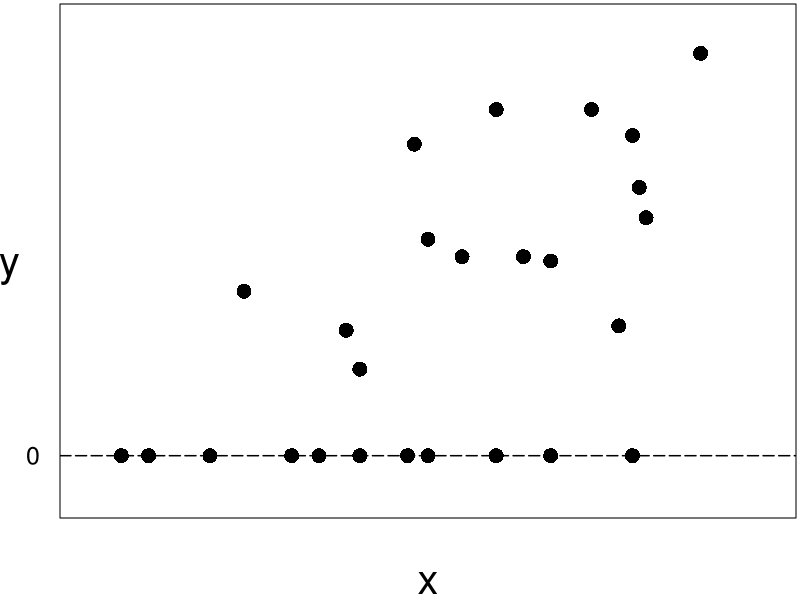

Recreate this plot in R. (Note: this script raises an error after producing the figure.)
## ---- chunk 1

#  FIGURE 16,1 and 6.3
pointsxy<-matrix(c(5,0,9,0,18,0,30,0,34,0,40,0,47,0,
                   50,0,60,0,68,0,80,0,40,20,50,50,55,46,60,80,
                   80,74,74,80,38, 29,78,30,90,93,81,62,68,45,48,72,
                   64,46,82,55,23,38),ncol=2,byrow=TRUE)

par(mar=c(4.1,3,.2,.2))
plot(pointsxy,type="p",pch=16,cex=2,xlim=c(0,100),
    ylim=c(-10,100),xlab="x",ylab="",xaxt="n",yaxt="n",cex.lab=2.5)
mtext("y",side=2,line=2,las=1,cex=2.5)
axis(2,at=c(0),tick=FALSE,las=1,cex.axis=1.5)
abline(a=0,b=0,lty="longdash",lwd=1.5)

## ---- chunk 2
# Table 16.1
Hexpend <- read.csv("CSVData/HealthExpend.csv", header=TRUE)
#Hexpend  <- read.csv("../../CSVData/HealthExpend.csv", header=TRUE)

attach(Hexpend)
#  RECODE A FEW VARIABLES ;
ASIAN  <- 1*(RACE1==1)
BLACK  <- 1*(RACE1==2)
NATIVE <- 1*(RACE1==3)
WHITE  <- 1-ASIAN-BLACK-NATIVE   # combined other and white

NORTHEAST <- 1*(REGION1==1)
MIDWEST   <- 1*(REGION1==2)
SOUTH     <- 1*(REGION1==3)
WEST      <- 1-NORTHEAST-MIDWEST-SOUTH

HIGHSCHOOL<- 1*(EDUC1==1)
COLLEGE   <- 1*(EDUC1==2)
LOWERHS   <- 1-HIGHSCHOOL-COLLEGE

POOR     <- 1*(PHSTAT1==4)
FAIR     <- 1*(PHSTAT1==3)
GOOD     <- 1*(PHSTAT1==2)
VGOOD    <- 1*(PHSTAT1==1)
EXCELLNT <- 1-POOR-FAIR-GOOD-VGOOD

NPOOR    <- 1*(INCOME1==1)
LINCOME  <- 1*(INCOME1==2)
MINCOME  <- 1*(INCOME1==3)
HINCOME  <- 1*(INCOME1==4)
POORNEG  <- 1-NPOOR-LINCOME-MINCOME-HINCOME

COUNT    <- COUNTIP
EXP      <- EXPENDIP

POSEXP   <- 1*(EXP>0)
LNEXP    <- ifelse(EXP>0,log(EXP),0)
LOWERBOUND <- ifelse(EXP>0, LNEXP,'')  

RaceFactor   <- cbind(ASIAN, BLACK, NATIVE, WHITE)
RegionFactor <- cbind(NORTHEAST, MIDWEST, SOUTH, WEST)
EducFactor   <- cbind(HIGHSCHOOL, COLLEGE, LOWERHS)
PhstatFactor <- cbind(POOR,FAIR,GOOD,VGOOD,EXCELLNT)
IncomeFactor <- cbind(NPOOR,LINCOME,MINCOME,HINCOME,POORNEG)
PersonLevel  <- cbind(Hexpend, RaceFactor, RegionFactor, EducFactor,
                      PhstatFactor, IncomeFactor, COUNT,EXP, POSEXP,
                      LNEXP, LOWERBOUND)

detach(Hexpend)

Hexpend$POSEXP   <- 1*(Hexpend$EXPENDIP>0)
Hexpend$LNEXP <- ifelse(Hexpend$EXPENDIP>0,log(Hexpend$EXPENDIP),0)

detach("package:Hmisc", unload = TRUE)
library(dplyr)

# Summarize using dplyr
summary_by_group <- function(group){
    Hexpend %>%
  group_by(!!sym(group)) %>%
  summarize(
    Propn = 100 * n() /dim(Hexpend)[1], 
    Mean1 = mean(LNEXP),
    Mean2 = mean(POSEXP),
    Mean3 = Mean1 / Mean2
  ) %>%
  rename("Var" = group )
    }
# summary_by_group(group = "GENDER")
# 
# summary_by_group(group = "RACE1")


# POSITIVE EXPENDITURES ;
PersonLevelPOSEXP <-subset(PersonLevel, POSEXP==1)


TabGender <- summary_by_group(group = "GENDER")
Label <- c("MALE","FEMALE")
Table161Gender <- cbind(TabGender,Label)

TabRace <- summary_by_group(group = "RACE1")
Label <- c("OTHERS","ASIAN","BLACK","NATIVE","WHITE")
Table161Race <- cbind(TabRace,Label)

TabRegion <- summary_by_group(group = "REGION1")
Label <- c("WEST","NORTHEAST","MIDWEST","SOUTH")
Table161Region <- cbind(TabRegion,Label)

TabEduc <- summary_by_group(group = "EDUC1")
Label <- c("LOWERHS","HIGHSCHOOL","COLLEGE")
Table161Educ <- cbind(TabEduc,Label)

TabPhstat <- summary_by_group(group = "PHSTAT1")
Label <- c("EXCELLENT","VGOOD","GOOD","FAIR","POOR")
Table161Phstat <- cbind(TabPhstat,Label)

TabMnh <- summary_by_group(group = "MNHPOOR")
Label <- c("GOOD","POOR")
Table161Mnh <- cbind(TabMnh,Label)

TabAnylimit <- summary_by_group(group = "ANYLIMIT")
Label <- c("NO","YES")
Table161Anylimit <- cbind(TabAnylimit,Label)

TabIncome <- summary_by_group(group = "INCOME1")
Label <- c("POOR","NPOOR","LINCOME","MINCOME","HINCOME")
Table161Income <- cbind(TabIncome,Label)

TabInsure <- summary_by_group(group = "insure")
Label <- c("UNINSURED","INSURED")
Table161Insure <- cbind(TabInsure,Label)

# CREATE TABLE 16.1
Table161n <- rbind(Table161Gender, Table161Race, Table161Region, Table161Educ,
                   Table161Phstat, Table161Mnh, Table161Anylimit,
                   Table161Income, Table161Insure)
Category <- c("GENDER"," ","RACE"," "," "," "," ",
              "REGION"," "," "," ", "EDUCATION"," "," ",
              "PHSTAT"," "," "," "," ", 
              "MNHEALTH"," ", "ANYLIMIT"," ", 
              "INCOME"," "," "," "," ", "INSURED", " ")
Table161 <- cbind(Category,Table161n)

knitr::kable(Table161, digits = 2)

## ---- chunk 3
# Table 16.2
#Hexpend <- read.csv("CSVData/HealthExpend.csv", header=TRUE)
#Hexpend  <- read.csv("../../CSVData/HealthExpend.csv", header=TRUE)

#  TABLE 16.2 OLS REGRESSION ;

modelOLS <- lm(LNEXP ~ AGE+GENDER+ASIAN+BLACK+NATIVE+NORTHEAST+MIDWEST+SOUTH +
                COLLEGE+HIGHSCHOOL+POOR+FAIR+GOOD+VGOOD+MNHPOOR+ANYLIMIT+HINCOME+MINCOME+
                LINCOME+NPOOR+insure, data=PersonLevel)
OLSSum <- summary(modelOLS)
#OLSSum

# The above result replicates the parameter estimates given in Table 16.2
# But the standard errors and t ratios are slightly different
# That's because glm model in R uses "reml" to compute the standard errors
# while the result given by Table 16.2 is based on a "ml" method
# To replicate the result, run the following function

# coefficients=result given by glm, n=number of observations, k=number of regressors including intercept;
SummaryML <- function(coefficients, n, k)  {
   Estimate  <- coefficients[,1]
   Std_Error <- coefficients[,2] * sqrt((n-k)/n)
   t_Ratio   <- coefficients[,3] * sqrt(n/(n-k))
   coeffML   <- cbind(Estimate, Std_Error, t_Ratio)
   return(coeffML)
   }

modelOlsML <- SummaryML(OLSSum$coefficients,2000,22)
#modelOlsML

#  TABLE 16.2 TOBIT REGRESSION ;
library(survival)
modelTobit <- survreg(Surv(LNEXP,LNEXP>0,type="left") ~ AGE+GENDER+ASIAN+BLACK+
                      NATIVE+NORTHEAST+MIDWEST+SOUTH+COLLEGE+HIGHSCHOOL+POOR+
                      FAIR+GOOD+VGOOD+MNHPOOR+ANYLIMIT+HINCOME+MINCOME+
                      LINCOME+NPOOR+insure, dist="gaussian", data=PersonLevel)
TobitSum <- summary(modelTobit)
#TobitSum

# TABLE 16.2 HECKMAN TWO-STAGE ALGORITHM ; 
# STAGE 1 - PROBIT MODEL
model1S <- glm(POSEXP ~ AGE+GENDER+ASIAN+BLACK+NATIVE+NORTHEAST+MIDWEST+SOUTH+
              COLLEGE+HIGHSCHOOL+POOR+FAIR+GOOD+VGOOD+MNHPOOR+ANYLIMIT+
              HINCOME+MINCOME+LINCOME+NPOOR+insure,
              binomial(link=probit),data=PersonLevel)
model1SSum <- summary(model1S)
#model1SSum

# COMPUTE INVERSE MILL'S RATIO
invMillRatio <- dnorm(model1S$fitted.values)/pnorm(model1S$fitted.values)
ordernum <- seq(1,2000)
PLnew <- cbind(PersonLevel, invMillRatio, ordernum)

# STAGE 2 
model2S <- lm(LNEXP ~ AGE+GENDER+ASIAN+BLACK+NATIVE+NORTHEAST+MIDWEST+SOUTH+
              COLLEGE+HIGHSCHOOL+POOR+FAIR+GOOD+VGOOD+MNHPOOR+
              ANYLIMIT+HINCOME+MINCOME+LINCOME+NPOOR+insure+
              invMillRatio, data=PLnew)
model2SSum <- summary(model2S)
#model2SSum

# COMPUTE Heteroscedasticity-Corrected Covariance Matrix; 
#install.packages("car")
library(car)
#?hccm
cov_corrected     <- hccm(model2S,"hc1")
var_corrected     <- diag(cov_corrected)
StdErr_corrected  <- sqrt(var_corrected)
tRatio_corrected  <- model2S$coefficients/StdErr_corrected
summary_corrected <-  cbind(model2S$coefficients,StdErr_corrected,tRatio_corrected)
#summary_corrected

# REPLICATE RESULT GIVEN BY TABLE 16.2 ;
model2SML <- SummaryML(summary_corrected,2000,23)
#model2SML

# CREATE TABLE 16.2 ;
Table162OLS   <- modelOlsML
Table162Tobit <- TobitSum$table[-c(23),]
Table1622S    <- model2SML[-c(23),]
Table162      <- cbind(Table162OLS,Table162Tobit,Table1622S)
Table162print <- Table162[,c(1,3,4,6,8,10)]
knitr::kable(Table162print, digits = 3)

## ---- chunk 4
# Table 16.3
#Hexpend <- read.csv("CSVData/HealthExpend.csv", header=TRUE)
#Hexpend  <- read.csv("../../CSVData/HealthExpend.csv", header=TRUE)

SummaryML <- function(coefficients, n, k)  {
   Estimate  <- coefficients[,1]
   Std_Error <- coefficients[,2] * sqrt((n-k)/n)
   t_Ratio   <- coefficients[,3] * sqrt(n/(n-k))
   coeffML   <- cbind(Estimate, Std_Error, t_Ratio)
   return(coeffML)
   }

#  TWO-PART MODEL - PART ONE;
modelPart1 <- glm(POSEXP ~ AGE+GENDER+ASIAN+BLACK+NATIVE+NORTHEAST+MIDWEST+
                    SOUTH+COLLEGE+HIGHSCHOOL+POOR+FAIR+GOOD+VGOOD+MNHPOOR+
                    ANYLIMIT+HINCOME+MINCOME+LINCOME+NPOOR+insure,
                  binomial(link=probit),data=PersonLevel,na.action=na.pass)
modelPart1Sum <- summary(modelPart1)
#modelPart1Sum

#  TWO-PART MODEL - PART TWO;
modelPart2 <- glm(LNEXP ~ AGE+GENDER+ASIAN+BLACK+NATIVE+NORTHEAST+MIDWEST+
                    SOUTH+COLLEGE+HIGHSCHOOL+POOR+FAIR+GOOD+VGOOD+MNHPOOR+
                    ANYLIMIT+HINCOME+MINCOME+LINCOME+NPOOR+insure,
                  family=gaussian(link="identity"),data=PersonLevelPOSEXP)
modelPart2Sum <- summary(modelPart2)
modelPart2ML <- SummaryML(modelPart2Sum$coefficients,157,22)
#modelPart2ML

# TWO-PART MODEL - PART ONE - INCLUDING ONLY IMPORTANT VARIABLES;
reducedPart1 <- glm(POSEXP ~ GENDER+ASIAN+BLACK+NATIVE+NORTHEAST+MIDWEST+
                      SOUTH+COLLEGE+HIGHSCHOOL+POOR+FAIR+GOOD+VGOOD+ANYLIMIT+
                      HINCOME+MINCOME+LINCOME+NPOOR+insure,
                    binomial(link=probit),data=PersonLevel)
reducedPart1Sum <- summary(reducedPart1)
#reducedPart1Sum

# TWO-PART MODEL - PART TWO - INCLUDING ONLY IMPORTANT VARIABLES;
reducedPart2 <- glm(LNEXP ~ AGE+GENDER+ASIAN+BLACK+NATIVE+NORTHEAST+MIDWEST+
                      SOUTH+COLLEGE+HIGHSCHOOL+MNHPOOR+ANYLIMIT+insure,
                    gaussian,data=PersonLevelPOSEXP)
reducedPart2Sum <- summary(reducedPart2)
modelPart2ML <- SummaryML(reducedPart2Sum$coefficients,157,14)
#modelPart2ML

